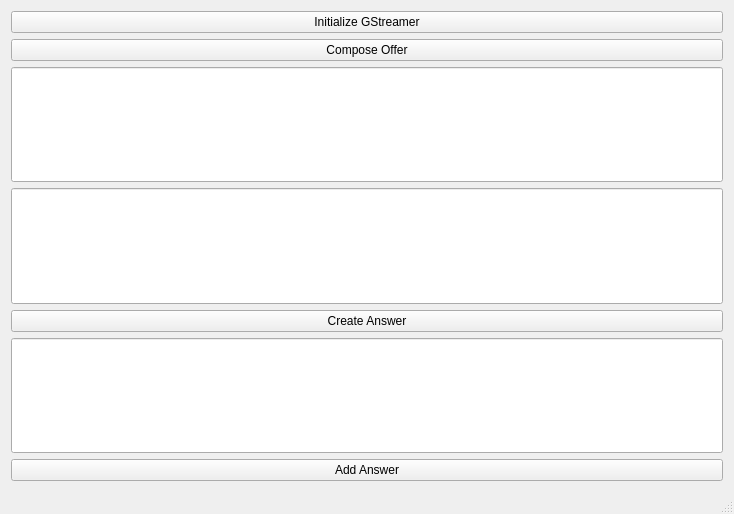
<?xml version="1.0" encoding="UTF-8"?>
<ui version="4.0">
 <class>MainWindow</class>
 <widget class="QMainWindow" name="MainWindow">
  <property name="geometry">
   <rect>
    <x>0</x>
    <y>0</y>
    <width>734</width>
    <height>514</height>
   </rect>
  </property>
  <property name="windowTitle">
   <string>MainWindow</string>
  </property>
  <widget class="QWidget" name="centralWidget">
   <layout class="QVBoxLayout" name="verticalLayout">
    <item>
     <widget class="QPushButton" name="initPeerConnectionPushButton">
      <property name="text">
       <string>Initialize GStreamer</string>
      </property>
     </widget>
    </item>
    <item>
     <widget class="QPushButton" name="createOfferPushButton">
      <property name="text">
       <string>Compose Offer</string>
      </property>
     </widget>
    </item>
    <item>
     <widget class="QLineEdit" name="offerSdpLineEdit">
      <property name="sizePolicy">
       <sizepolicy hsizetype="Expanding" vsizetype="Preferred">
        <horstretch>0</horstretch>
        <verstretch>0</verstretch>
       </sizepolicy>
      </property>
     </widget>
    </item>
    <item>
     <widget class="QLineEdit" name="iceCandidatesLineEdit">
      <property name="sizePolicy">
       <sizepolicy hsizetype="Expanding" vsizetype="Preferred">
        <horstretch>0</horstretch>
        <verstretch>0</verstretch>
       </sizepolicy>
      </property>
     </widget>
    </item>
    <item>
     <widget class="QPushButton" name="createAnswerPushButton">
      <property name="text">
       <string>Create Answer</string>
      </property>
     </widget>
    </item>
    <item>
     <widget class="QLineEdit" name="answerSdpLineEdit">
      <property name="sizePolicy">
       <sizepolicy hsizetype="Expanding" vsizetype="Preferred">
        <horstretch>0</horstretch>
        <verstretch>0</verstretch>
       </sizepolicy>
      </property>
     </widget>
    </item>
    <item>
     <widget class="QPushButton" name="addAnswerPushButton">
      <property name="text">
       <string>Add Answer</string>
      </property>
     </widget>
    </item>
   </layout>
  </widget>
  <widget class="QMenuBar" name="menuBar">
   <property name="geometry">
    <rect>
     <x>0</x>
     <y>0</y>
     <width>734</width>
     <height>22</height>
    </rect>
   </property>
  </widget>
  <widget class="QStatusBar" name="statusBar"/>
 </widget>
 <layoutdefault spacing="6" margin="11"/>
 <resources/>
 <connections/>
</ui>
